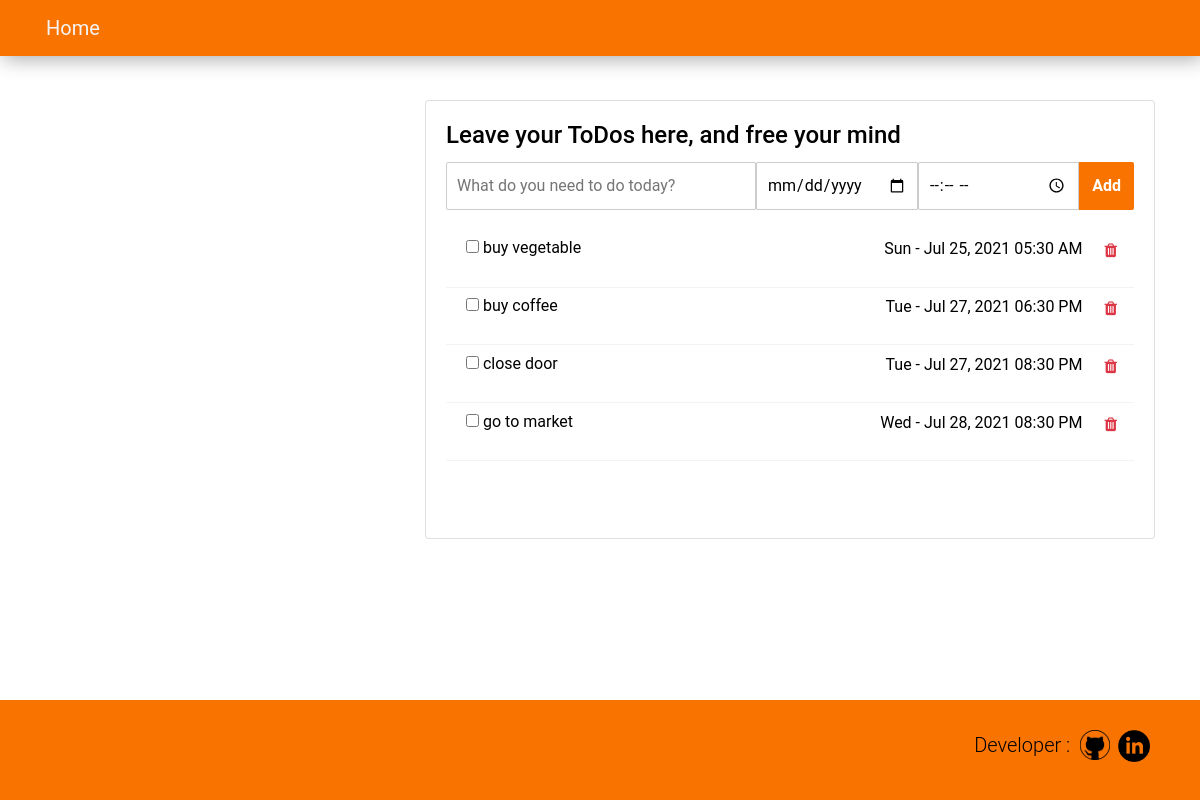
The page /todos/ on the database its author committed.
### tables this page shows
CREATE TABLE todo (
       id integer primary key AUTOINCREMENT not null,
       title text not null,
       description text,
       due_date date,
       due_time timestamp,
       status text);

### todo.py (the view, shortened to what this page needs)
@bp.route('/todos/', methods=['GET', 'POST'])
def todos():
    conn = db.get_db()
    cursor = conn.cursor()
    if request.method == "GET":
        cursor.execute("select id, title, due_date, due_time from todo order by due_date, due_time")
        data = cursor.fetchall()
        return render_template('todo/todos.html', data=data, format_date=format_date, format_time=format_time)#nav_right_text=username

### db.py (called while the page is built)
def get_db():
	if 'db' not in g:
		dbname = current_app.config['DATABASE']
		g.db = sqlite3.connect(dbname)
	return g.db

### todo.py (called while the page is built)
def format_date(d):
	d = datetime.datetime.strptime(str(d), '%Y-%m-%d')
	d = d.strftime("%a - %b %d, %Y")
	return d

def format_time(t):
	t = datetime.datetime.strptime(t, "%H:%M")
	t = t.strftime("%I:%M %p")
	return t

### templates/todo/todos.html (shortened to what this page needs)
{% extends "todo/base.html" %}
{% block header %}
	<div class='row'>
	    <div class='col-lg-4'>
	    </div>
	    <div class='col-lg-8'>
                <div class="card">
                    <div class="card-body">
                        <h4 class="card-title">Leave your ToDos here, and free your mind</h4>
			<form action="{{url_for('todo.todos')}}" method="POST">
                        <div class="d-flex">
				<input type="text" class=" todo-input" placeholder="What do you need to do today?" name='new-todo' required>
				<input type="date" class=" todo-input todo-date" placeholder="Enter the due date" name='new-todo-date'>
				<input type="time" class=" todo-input todo-time" placeholder="Enter the due date" name='new-todo-time'>
				<button type='submit' class="btn todo-add-btn">Add</button>
			</div>
			</form>
			    <div class='scroll-area-sm'>
                            <ul class="todo-list">
				{% for id, title, due_date, due_time in data %}
                                <li>
				<div class='content-wrapper '>
                                    <form action="{{url_for('todo.tick', id=id)}}" method="POST">
                                    <div class="form-check"> <label class="form-check-label"> <input class="checkbox" type="checkbox" name='tick' value='completed'> {{title}}  </label></div>
				    </form>
				    <div class="content-right">
				    <form action="{{url_for('todo.delete', id=id)}}" method="POST">
					{{format_date(due_date)}}  {{format_time(due_time)}}<button class="border-0 btn-transition btn btn-outline-danger" style="margin-left:10px"> <i class="fa fa-trash"></i> </button> </div>
				</div>
                                </li>
				{%endfor%}
                            </ul>
			    </div>
                    </div>
                </div>
	   </div>
	</div>
{% endblock %}

### static/main.css (style rules this page uses)
:root { --orange: #F97300; }
body { margin:auto; font-family:Roboto; font-size:16px; color:black; background-color:white; }
.btn { color:white; background:var(--orange); }
.todo-add-btn { border-radius: 2px; border-top-left-radius: 0; border-bottom-left-radius: 0; font-weight:bold; }
.todo-input { width: 100%; padding: 10px; border: 1px solid #ccc; border-radius: 2px; border-top-right-radius: 0; border-bottom-right-radius: 0; }
.todo-date, .todo-time { width:50% }
.d-flex { margin-bottom:20px; }
.todo-list { list-style: none; padding: 0px; list-style: none; }
.todo-list li { padding: .4rem 0; border-bottom: 1px solid #f3f3f3 }
.content-wrapper { display: flex; }
.content-right { margin-left: auto; margin-right:5px; }
.todo-list .btn { background:white; }
.btn-outline-danger { color: #DC3545; }
.scroll-area-sm { height: 288px; overflow-x: hidden }

### rows shown on the page
todo: title "buy vegetable", due_date "Sun - Jul 25, 2021", due_time "05:30 AM"
todo: title "buy coffee", due_date "Tue - Jul 27, 2021", due_time "06:30 PM"
todo: title "close door", due_date "Tue - Jul 27, 2021", due_time "08:30 PM"
todo: title "go to market", due_date "Wed - Jul 28, 2021", due_time "08:30 PM"
